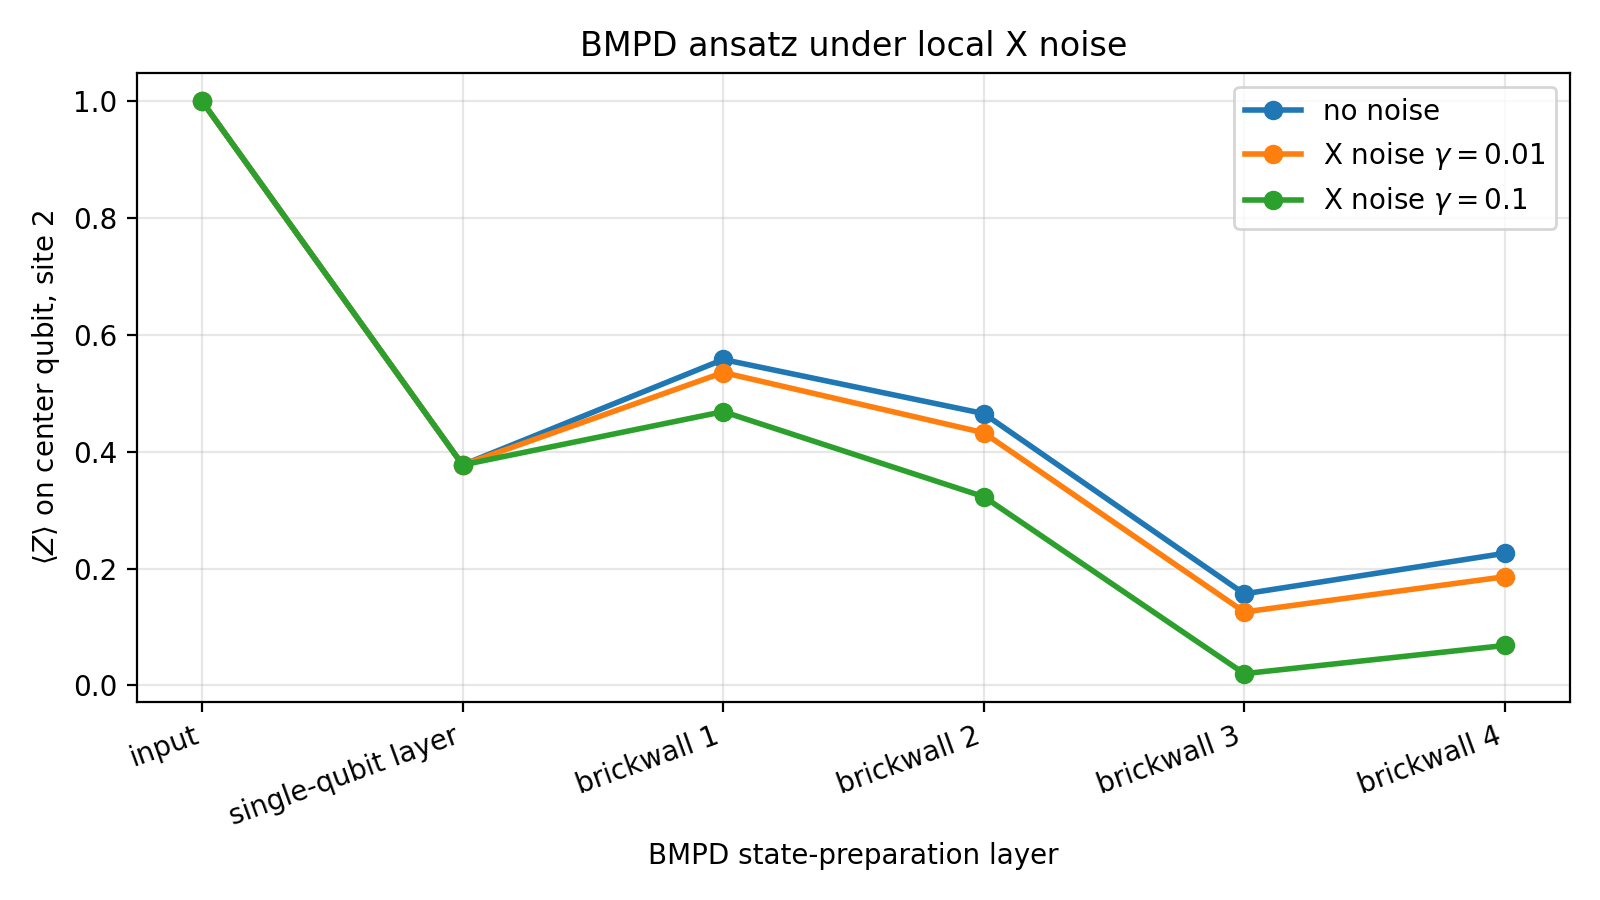

Recreate this plot in Python.
# Copyright (c) 2025 - 2026 Chair for Design Automation, TUM
# All rights reserved.
#
# SPDX-License-Identifier: MIT
#
# Licensed under the MIT License

"""Run a small BMPD ansatz circuit with several X-noise strengths."""

from __future__ import annotations

from pathlib import Path

import matplotlib.pyplot as plt  # ty: ignore[unresolved-import]
import numpy as np
from qiskit.circuit import QuantumCircuit

from mqt.yaqs import Simulator
from mqt.yaqs.core.data_structures.noise_model import NoiseModel
from mqt.yaqs.core.data_structures.simulation_parameters import Observable, StrongSimParams
from mqt.yaqs.core.data_structures.state import State
from mqt.yaqs.core.libraries.circuit_library import (
    bmpd_general_disentangling_gate,
    brickwall_matrix_product_disentangler_bonds,
    create_brickwall_matrix_product_disentangler_circuit,
)
from mqt.yaqs.core.libraries.gate_library import Z

NUM_QUBITS = 5
DEPTH = 2
CENTER_QUBIT = NUM_QUBITS // 2
NOISY_TRAJECTORIES = 200
RANDOM_SEED = 91
NOISE_STRENGTHS = (0.0, 0.01, 0.1)


def noise_free(strength: float) -> bool:
    """Return whether a noise strength should be treated as noiseless."""
    return abs(strength) < 1e-15


def random_unitary(dim: int, rng: np.random.Generator) -> np.ndarray:
    """Build a deterministic random dense unitary.

    Returns:
        Dense unitary matrix.
    """
    matrix = rng.normal(size=(dim, dim)) + 1j * rng.normal(size=(dim, dim))
    q, r = np.linalg.qr(matrix)
    phases = np.diag(r) / np.abs(np.diag(r))
    return np.asarray(q * phases, dtype=np.complex128)


def random_bmpd_parameters(rng: np.random.Generator) -> list[list[np.ndarray]]:
    """Generate deterministic BMPD gate parameters grouped by brickwall layer.

    Returns:
        Nested parameter list in disentangling-layer order.
    """
    return [
        [rng.normal(scale=0.35, size=9) for _sites in layer]
        for layer in brickwall_matrix_product_disentangler_bonds(NUM_QUBITS, DEPTH)
    ]


def build_sampled_bmpd_circuit() -> tuple[QuantumCircuit, list[str]]:
    """Build a sampled BMPD state-preparation circuit.

    Returns:
        Tuple of the circuit and labels for the sampled expectation-value columns.
    """
    rng = np.random.default_rng(RANDOM_SEED)
    circuit = QuantumCircuit(NUM_QUBITS)
    layer_labels = ["input"]

    initial_layer = [(random_unitary(2, rng), (site,)) for site in range(NUM_QUBITS)]
    circuit.compose(create_brickwall_matrix_product_disentangler_circuit(NUM_QUBITS, initial_layer), inplace=True)
    circuit.barrier(label="SAMPLE_OBSERVABLES")
    layer_labels.append("single-qubit layer")

    bonds = brickwall_matrix_product_disentangler_bonds(NUM_QUBITS, DEPTH)
    parameter_layers = random_bmpd_parameters(rng)
    state_preparation_layers = list(zip(reversed(bonds), reversed(parameter_layers), strict=True))

    for layer_index, (layer_bonds, layer_params) in enumerate(state_preparation_layers):
        layer_gates = [
            (bmpd_general_disentangling_gate(params).conj().T, sites)
            for sites, params in zip(layer_bonds, layer_params, strict=True)
        ]
        circuit.compose(create_brickwall_matrix_product_disentangler_circuit(NUM_QUBITS, layer_gates), inplace=True)
        layer_labels.append(f"brickwall {layer_index + 1}")
        if layer_index < len(state_preparation_layers) - 1:
            circuit.barrier(label="SAMPLE_OBSERVABLES")

    return circuit, layer_labels


def x_noise_model(strength: float) -> NoiseModel | None:
    """Build local X noise on every qubit.

    Returns:
        Noise model for positive strengths, otherwise ``None``.
    """
    if noise_free(strength):
        return None
    return NoiseModel([{"name": "pauli_x", "sites": [site], "strength": strength} for site in range(NUM_QUBITS)])


def run_simulation(circuit: QuantumCircuit, strength: float) -> np.ndarray:
    """Run the sampled circuit for one noise strength.

    Returns:
        Sampled center-qubit Z expectation values.
    """
    params = StrongSimParams(
        observables=[Observable(Z(), CENTER_QUBIT)],
        num_traj=1 if noise_free(strength) else NOISY_TRAJECTORIES,
        sample_layers=True,
        random_seed=RANDOM_SEED,
        preset="exact",
        gate_mode="full-tdvp",
    )
    result = Simulator(parallel=True, show_progress=True).run(
        State(NUM_QUBITS, initial="zeros", pad=2),
        circuit,
        params,
        x_noise_model(strength),
    )
    return np.real(result.expectation_values[0])


def save_plot(layer_labels: list[str], z_values: dict[float, np.ndarray], output_path: Path) -> None:
    """Save the center-qubit Z expectation plot."""
    x_axis = np.arange(len(layer_labels))
    fig, ax = plt.subplots(figsize=(8, 4.5))
    for strength, values in z_values.items():
        label = "no noise" if noise_free(strength) else rf"X noise $\gamma={strength}$"
        ax.plot(x_axis, values, marker="o", linewidth=2, label=label)

    ax.set_xlabel("BMPD state-preparation layer")
    ax.set_ylabel(rf"$\langle Z \rangle$ on center qubit, site {CENTER_QUBIT}")
    ax.set_title("BMPD ansatz under local X noise")
    ax.set_xticks(x_axis)
    ax.set_xticklabels(layer_labels, rotation=20, ha="right")
    ax.grid(alpha=0.3)
    ax.legend()
    fig.tight_layout()
    fig.savefig(output_path, dpi=200)
    plt.close(fig)


def save_csv(layer_labels: list[str], z_values: dict[float, np.ndarray], output_path: Path) -> None:
    """Save sampled expectation values as CSV."""
    rows = ["layer,no_noise_z,x_noise_0_01_z,x_noise_0_1_z"]
    for idx, label in enumerate(layer_labels):
        rows.append(f"{label},{z_values[0.0][idx]:.10f},{z_values[0.01][idx]:.10f},{z_values[0.1][idx]:.10f}")
    output_path.write_text("\n".join(rows) + "\n", encoding="utf-8")


def main() -> None:
    """Run the BMPD noise comparison experiment."""
    circuit, layer_labels = build_sampled_bmpd_circuit()
    z_values = {strength: run_simulation(circuit, strength) for strength in NOISE_STRENGTHS}

    output_dir = Path(__file__).parent
    save_plot(layer_labels, z_values, output_dir / "bmpd_x_noise_center_z.png")
    save_csv(layer_labels, z_values, output_dir / "bmpd_x_noise_center_z.csv")


if __name__ == "__main__":
    main()
